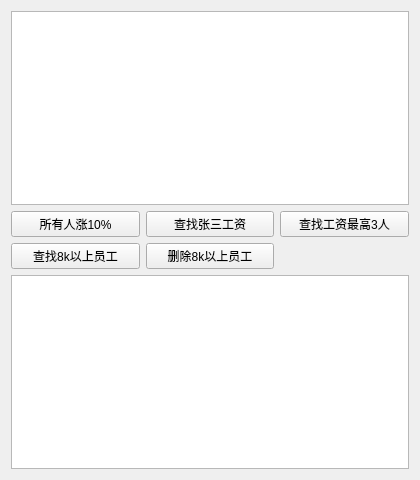
<?xml version="1.0" encoding="UTF-8"?>
<ui version="4.0">
 <class>Widget</class>
 <widget class="QWidget" name="Widget">
  <property name="geometry">
   <rect>
    <x>0</x>
    <y>0</y>
    <width>420</width>
    <height>480</height>
   </rect>
  </property>
  <property name="windowTitle">
   <string>Widget</string>
  </property>
  <layout class="QVBoxLayout" name="verticalLayout">
   <item>
    <widget class="QListWidget" name="listWidget"/>
   </item>
   <item>
    <layout class="QGridLayout" name="gridLayout">
     <item row="0" column="0">
      <widget class="QPushButton" name="pushButtonIncrease">
       <property name="text">
        <string>所有人涨10%</string>
       </property>
      </widget>
     </item>
     <item row="0" column="1">
      <widget class="QPushButton" name="pushButtonFindZhang3">
       <property name="text">
        <string>查找张三工资</string>
       </property>
      </widget>
     </item>
     <item row="0" column="2">
      <widget class="QPushButton" name="pushButtonFindTop3">
       <property name="text">
        <string>查找工资最高3人</string>
       </property>
      </widget>
     </item>
     <item row="1" column="0">
      <widget class="QPushButton" name="pushButtonFind8K">
       <property name="text">
        <string>查找8k以上员工</string>
       </property>
      </widget>
     </item>
     <item row="1" column="1">
      <widget class="QPushButton" name="pushButtonDel8K">
       <property name="text">
        <string>删除8k以上员工</string>
       </property>
      </widget>
     </item>
    </layout>
   </item>
   <item>
    <widget class="QTextBrowser" name="textBrowser"/>
   </item>
  </layout>
 </widget>
 <resources/>
 <connections/>
</ui>
